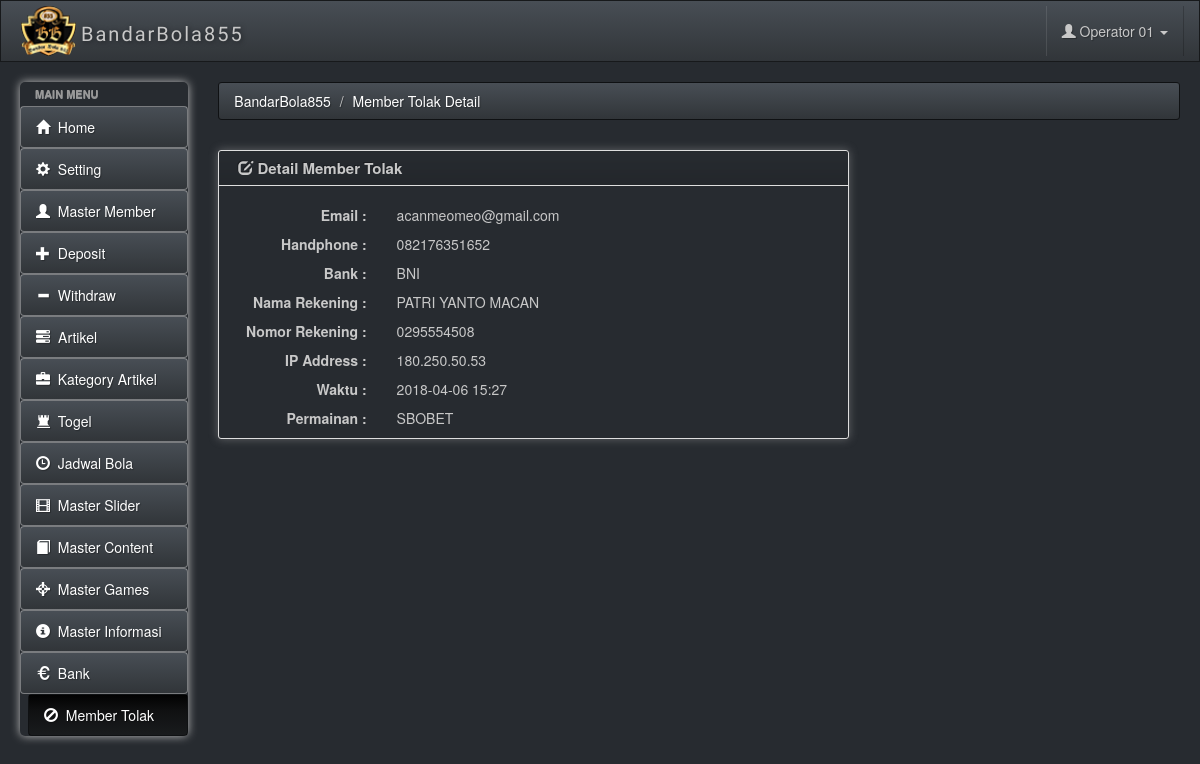
The page /admincm/msmembertolak_detail.php?id=180 (signed in) on the database its author committed.
### tables this page shows
CREATE TABLE `msmodul` (
  `mdl_id` varchar(60) NOT NULL,
  `mdl_name` varchar(60) NOT NULL,
  `mdl_urut` char(2) NOT NULL,
  `mdl_group` varchar(10) NOT NULL,
  `mdl_file` varchar(60) NOT NULL,
  `mdl_icon` varchar(20) NOT NULL
);

CREATE TABLE `msmember` (
  `mbr_id` int(11) NOT NULL,
  `mbr_nama` varchar(120) NOT NULL,
  `mbr_email` varchar(120) NOT NULL,
  `mbr_hp` varchar(60) NOT NULL,
  `mbr_games` int(11) NOT NULL,
  `mbr_namabank` varchar(60) NOT NULL,
  `mbr_namarek` varchar(120) NOT NULL,
  `mbr_norek` varchar(60) NOT NULL,
  `mbr_status` varchar(20) NOT NULL COMMENT 'Baru, Setuju',
  `mbr_ip` varchar(60) NOT NULL,
  `mbr_gameid` varchar(120) NOT NULL,
  `mbr_gamepass` varchar(120) NOT NULL,
  `mbr_catatan` text NOT NULL,
  `mbr_createtm` datetime NOT NULL,
  `mbr_updatetm` datetime NOT NULL,
  `mbr_handleby` varchar(120) NOT NULL,
  `mbr_updateby` varchar(120) NOT NULL
);

CREATE TABLE `msgames` (
  `gm_id` int(11) NOT NULL,
  `gm_nama` varchar(60) NOT NULL,
  `gm_link` varchar(200) NOT NULL,
  `gm_active` varchar(1) NOT NULL DEFAULT 'a'
);

### includes/fungsi.php (called while the page is built, shortened)
<?php
function fOpenConn() {
	if ($conn = mysqli_connect(DB_SERVER,DB_SERVER_USERNAME,DB_SERVER_PASSWORD)) {
		if (mysqli_select_db($conn,DB_DATABASE)) {
                        mysqli_query($conn, "SET time_zone = '+07:00'");
			return $conn;
		}
	}
	else
	{
		echo "error fOpenConn<BR>";
		echo mysqli_error() . "<br>";
		return NULL;
	}
}
function antiinjection($str) {
 return addslashes($str);
}
?>

### includes/validuser.php (called while the page is built, shortened)
<?php
if (!isset($_SESSION['primaryiduser_bandar855']) || !isset($_SESSION['useriduser_bandar855']) || !isset($_SESSION['passworduser_bandar855']) || !isset($_SESSION['namauser_bandar855']))
{
	header("location:login.php");
}
else
{
	$fix_primaryid = $_SESSION['primaryiduser_bandar855'];
}

### admincm/msmembertolak_detail.php (the view, shortened to what this page needs)
<?php
$modulid = "MemberTolak";
require_once "../includes/validuser.php";
if (!isset($_GET['id']))
    header("location:index.php");
else
    $id = antiinjection($_GET['id']);
$qr1 = mysqli_query(fOpenConn(), "SELECT * FROM msmember, msgames WHERE mbr_games = gm_id AND mbr_id = '$id' AND mbr_status = 'Tolak'");
if (mysqli_num_rows($qr1) == 0)
{
    header("location:index.php");
    exit();
}
else
{
    $rs1 = mysqli_fetch_object($qr1);
}
$titlepage = "Member Tolak Detail";
require_once '../includes/htmltop.php';
?>
</head>
<body>
    <?php
    require_once '../includes/topbar.php';
    require_once '../includes/menu.php';
    ?>
<?php
$createtm = date("Y-m-d H:i", strtotime($rs1->mbr_createtm));
$email = $rs1->mbr_email;
$hp = $rs1->mbr_hp;
$games = $rs1->gm_nama;
$bank = $rs1->mbr_namabank;
$namarek = $rs1->mbr_namarek;
$norek = $rs1->mbr_norek;
$ip = $rs1->mbr_ip;
?>
<div class="row">
    <div class="box col-md-8">
        <div class="box-inner">
            <div class="box-header well" data-original-title="">
                <h2><i class="glyphicon glyphicon-edit"></i> Detail Member Tolak</h2>
            </div>
            <div class="box-content">
                <form role="form" action="" method="post" style="overflow: hidden;">
                    <div class="form-group">
                      <label class="control-label col-sm-3" for="email">Email :</label>
                      <div class="control-label1 col-sm-9">
                        <?php echo $email; ?>
                      </div>
                    </div>
                    <div class="form-group">
                      <label class="control-label col-sm-3" for="email">Handphone :</label>
                      <div class="control-label1 col-sm-9">
                        <?php echo $hp; ?>
                      </div>
                    </div>
                    <div class="form-group">
                      <label class="control-label col-sm-3" for="email">Bank :</label>
                      <div class="control-label1 col-sm-9">
                        <?php echo $bank; ?>
                      </div>
                    </div>
                    <div class="form-group">
                      <label class="control-label col-sm-3" for="email">Nama Rekening :</label>
                      <div class="control-label1 col-sm-9">
                        <?php echo $namarek; ?>
                      </div>
                    </div>
                    <div class="form-group">
                      <label class="control-label col-sm-3" for="email">Nomor Rekening :</label>
                      <div class="control-label1 col-sm-9">
                        <?php echo $norek; ?>
                      </div>
                    </div>
                    <div class="form-group">
                      <label class="control-label col-sm-3" for="email">IP Address :</label>
                      <div class="control-label1 col-sm-9">
                        <?php echo $ip; ?>
                      </div>
                    </div>
                    <div class="form-group">
                      <label class="control-label col-sm-3" for="email">Waktu :</label>
                      <div class="control-label1 col-sm-9">
                        <?php echo $createtm; ?>
                      </div>
                    </div>
                    <div class="form-group">
                      <label class="control-label col-sm-3" for="idgames">Permainan :</label>
                      <div class="control-label1 col-sm-9">
                        <?php echo $games; ?>
                      </div>
                    </div>
                </form>
            </div>
        </div>
    </div>
</div>
<?php
require_once '../includes/footer.php';
?>

### includes/menu.php (shortened to what this page needs)
<div class="ch-container">
    <div class="row">
        <div class="col-sm-2 col-lg-2">
            <div class="sidebar-nav">
                <div class="nav-canvas">
                    <ul class="nav nav-pills nav-stacked main-menu">
                        <li class="nav-header">Main Menu</li>
                        <li <?php if ($modulid == "home") echo 'class="active"'; ?>><a class="ajax-link" href="index.php"><i class="glyphicon glyphicon-home"></i><span> &nbsp;Home</span></a></li>
                        <?php
                        $qr0 = mysqli_query(fOpenConn(), "SELECT * FROM msmodul, mshak WHERE hak_modul = mdl_id AND hak_user = '$fix_primaryid' AND hak_akses = '1' ORDER BY mdl_urut");
                        while ($rs0 = mysqli_fetch_object($qr0))
                        {
                            if ($modulid == $rs0->mdl_id) echo '<li class="active">'; else echo '<li>';
                            echo '<a class="ajax-link" href="'.$rs0->mdl_file.'"><i class="glyphicon glyphicon-'.$rs0->mdl_icon.'"></i><span> &nbsp;'.$rs0->mdl_name.'</span></a></li>';
                        }
                        ?>
                    </ul>
                </div>
            </div>
        </div>
        <div id="content" class="col-lg-10 col-sm-10">
            <div>
    <ul class="breadcrumb">
        <li>
            <a href="#">BandarBola855</a>
        </li>
        <?php
        $breadcrumb = explode(" | ", $titlepage);
        for ($x = 0 ; $x < sizeof($breadcrumb) ; $x++)
            echo "<li><a href='#'>$breadcrumb[$x]</a>";
        ?>
        </li>
    </ul>
</div>

### css/charisma-app.css (style rules this page uses)
.ch-container { padding: 0 15px; }
.box { margin-top: 10px; margin-bottom: 10px; }
.box-inner { border: 1px solid #DEDEDE; border-radius: 3px; -webkit-border-radius: 3px; -moz-border-radius: 3px; box-shadow: 0 0 10px rgba(189, 189, 189, 0.4); -webkit-box-shadow: 0 0 10px rgba(189, 189, 189, 0.4); -moz-box-shadow: 0 0 10px rgba(189, 189, 189, 0.4); }
.box-header { border: none; padding-top: 5px; border-bottom: 1px solid #DEDEDE; border-radius: 3px 3px 0 0; -webkit-border-radius: 3px 3px 0 0; -moz-border-radius: 3px 3px 0 0; height: 35px; min-height: 35px !important; margin-bottom: 0; font-weight: bold; font-size: 16px; background: -moz-linear-gradient(top, rgba(255, 255, 255, 0) 0%, rgba(0, 0, 0, 0.1) 100%); background: -webkit-gradient(linear, left top, left bottom, color-stop(0%, rgba(255, 255, 255, 0)), color-stop(100%, rgba(0, 0, 0, 0.1))); background: -webkit-linear-gradient(top, rgba(255, 255, 255, 0) 0%, rgba(0, 0, 0, 0.1) 100%); background: -o-linear-gradient(top, rgba(255, 255, 255, 0) 0%, rgba(0, 0, 0, 0.1) 100%); background: -ms-linear-gradient(top, rgba(255, 255, 255, 0) 0%, rgba(0, 0, 0, 0.1) 100%); background: linear-gradient(to bottom, rgba(255, 255, 255, 0) 0%, rgba(0, 0, 0, 0.1) 100%); filter: progid:DXImageTransform.Microsoft.gradient(startColorstr='#00ffffff', endColorstr='#1a000000', GradientType=0); }
.box-header h2 { font-size: 15px; width: auto; clear: none; float: left; line-height: 25px; white-space: nowrap; font-weight: bold; margin-top: 0; margin-bottom: 0; }
.box-header h2 > i { margin-top: 1px; }
.box-content { padding: 10px; }
.sidebar-nav { min-height: 0; box-shadow: 0 0 10px #BDBDBD; border-radius: 5px; margin-bottom: 0; padding-bottom: 0; max-height: none; }
.main-menu > li > a { border: 1px solid rgba(221, 221, 221, 0.46); }
.main-menu > li { margin-top: 0 !important; }
.sidebar-nav .nav-header { display: block; padding: 3px 15px; font-size: 11px; font-weight: bold; line-height: 18px; color: #999999; text-shadow: 0 1px 0 rgba(255, 255, 255, 0.5); text-transform: uppercase; }
ul.main-menu li.active { margin-left: 8px; }
ul.main-menu li:not(.nav-header) { -webkit-transition: .3s; -moz-transition: .3s; -ms-transition: .3s; -o-transition: .3s; transition: .3s; }
@media only screen and (min-width: 980px) { a, button, input[type=submit], input[type=button], .product-img { -webkit-transition: .5s; -moz-transition: .5s; -ms-transition: .5s; -o-transition: .5s; transition: .5s; } }
@media only screen and (min-width: 980px) { .ch-container { padding: 0 20px; } }

### admincm/msmembertolak_detail.php (style rules this page uses)
.control-label { text-align: right; margin-bottom: 0; padding-top: 9px; -webkit-box-sizing: border-box; -moz-box-sizing: border-box; box-sizing: border-box; }
.control-label1 { margin-bottom: 0; padding-top: 9px; -webkit-box-sizing: border-box; -moz-box-sizing: border-box; box-sizing: border-box; }

### rows shown on the page
msmodul: mdl_name "Setting"
msmodul: mdl_name "Master Member"
msmodul: mdl_name "Deposit"
msmodul: mdl_name "Withdraw"
msmodul: mdl_name "Artikel"
msmodul: mdl_name "Kategory Artikel"
msmodul: mdl_name "Togel"
msmodul: mdl_name "Jadwal Bola"
msmodul: mdl_name "Master Slider"
msmodul: mdl_name "Master Content"
msmodul: mdl_name "Master Games"
msmodul: mdl_name "Master Informasi"
msmodul: mdl_name "Bank"
msmodul: mdl_name "Member Tolak"
msmember: mbr_email "acanmeomeo@gmail.com", mbr_hp "082176351652", mbr_namabank "BNI", mbr_namarek "PATRI YANTO MACAN", mbr_norek "0295554508", mbr_ip "180.250.50.53", mbr_createtm "2018-04-06 15:27", msgames.gm_nama "SBOBET"

### other values the page prints
$fix_username "Operator 01"
$breadcrumb[$x] "Member Tolak Detail"
